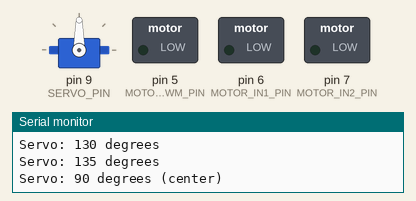
A sketch run on a simulated Arduino Uno, built with avr-gcc and run on an emulated ATmega328P. Parts: servo, switched loads named in the sketch (green lamp = pin HIGH), the last lines printed to the serial monitor.

Above: at 3.0 s.
At 8.0 s:
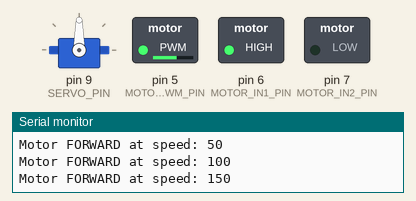
At 12.0 s:
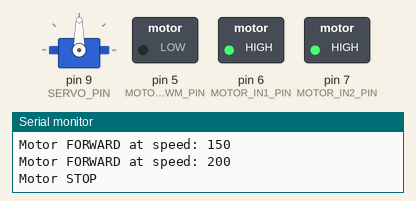
At 16.0 s:
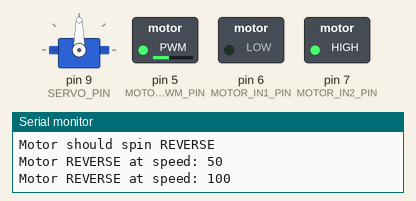
At 20.0 s:
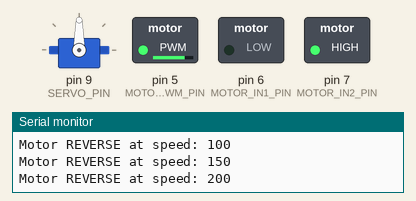
At 38.3 s:
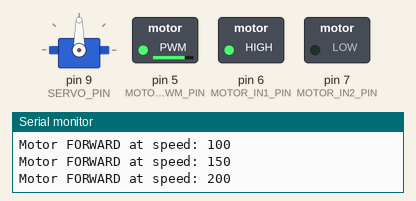
Timing chart, 0 to 39.8 s (numbered marks = the images above):
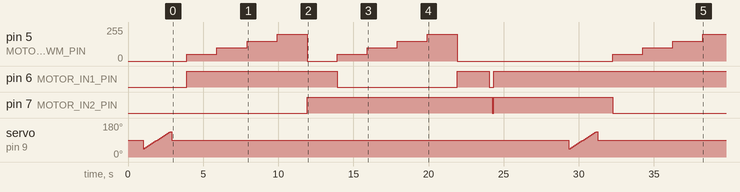

The sketch:

rc_car_hardware_test.ino
```cpp
/*
  RC Car Hardware Test
  Tests servo and motor independently to verify wiring and power

  This sketch will:
  1. Test servo by sweeping 45-135 degrees
  2. Test motor forward at different speeds
  3. Test motor reverse at different speeds
  4. Test motor stop

  Use this to verify your hardware is working before using the main controller
*/

#include <Servo.h>

// Pin Definitions (must match main sketch)
const int SERVO_PIN = 9;
const int MOTOR_PWM_PIN = 5;
const int MOTOR_IN1_PIN = 6;
const int MOTOR_IN2_PIN = 7;

Servo steeringServo;

void setup() {
  Serial.begin(115200);

  // Wait for serial
  while (!Serial && millis() < 3000) {
    delay(10);
  }

  Serial.println("========================================");
  Serial.println("RC Car Hardware Test");
  Serial.println("========================================");
  Serial.println();

  // Initialize pins
  steeringServo.attach(SERVO_PIN);
  pinMode(MOTOR_PWM_PIN, OUTPUT);
  pinMode(MOTOR_IN1_PIN, OUTPUT);
  pinMode(MOTOR_IN2_PIN, OUTPUT);

  Serial.println("Pin Configuration:");
  Serial.print("  Servo: Pin ");
  Serial.println(SERVO_PIN);
  Serial.print("  Motor PWM: Pin ");
  Serial.println(MOTOR_PWM_PIN);
  Serial.print("  Motor IN1: Pin ");
  Serial.println(MOTOR_IN1_PIN);
  Serial.print("  Motor IN2: Pin ");
  Serial.println(MOTOR_IN2_PIN);
  Serial.println();

  delay(1000);
}

void loop() {
  Serial.println("=== TEST 1: Servo Sweep ===");
  Serial.println("Servo should move from left to right");

  // Sweep servo from 45 to 135 degrees
  for (int angle = 45; angle <= 135; angle += 5) {
    steeringServo.write(angle);
    Serial.print("Servo: ");
    Serial.print(angle);
    Serial.println(" degrees");
    delay(100);
  }

  // Return to center
  steeringServo.write(90);
  Serial.println("Servo: 90 degrees (center)");
  delay(1000);

  Serial.println();
  Serial.println("=== TEST 2: Motor Forward ===");
  Serial.println("Motor should spin FORWARD");

  // Test forward at increasing speeds
  digitalWrite(MOTOR_IN1_PIN, HIGH);
  digitalWrite(MOTOR_IN2_PIN, LOW);

  for (int speed = 50; speed <= 200; speed += 50) {
    analogWrite(MOTOR_PWM_PIN, speed);
    Serial.print("Motor FORWARD at speed: ");
    Serial.println(speed);
    delay(2000);
  }

  // Stop motor
  digitalWrite(MOTOR_IN1_PIN, HIGH);
  digitalWrite(MOTOR_IN2_PIN, HIGH);
  analogWrite(MOTOR_PWM_PIN, 0);
  Serial.println("Motor STOP");
  delay(2000);

  Serial.println();
  Serial.println("=== TEST 3: Motor Reverse ===");
  Serial.println("Motor should spin REVERSE");

  // Test reverse at increasing speeds
  digitalWrite(MOTOR_IN1_PIN, LOW);
  digitalWrite(MOTOR_IN2_PIN, HIGH);

  for (int speed = 50; speed <= 200; speed += 50) {
    analogWrite(MOTOR_PWM_PIN, speed);
    Serial.print("Motor REVERSE at speed: ");
    Serial.println(speed);
    delay(2000);
  }

  // Stop motor
  digitalWrite(MOTOR_IN1_PIN, HIGH);
  digitalWrite(MOTOR_IN2_PIN, HIGH);
  analogWrite(MOTOR_PWM_PIN, 0);
  Serial.println("Motor STOP");
  delay(2000);

  Serial.println();
  Serial.println("=== TEST 4: Pin State Verification ===");

  // Test all pin states
  Serial.println("Setting pins and reading back:");

  // Test IN1
  digitalWrite(MOTOR_IN1_PIN, HIGH);
  Serial.print("IN1 set HIGH, read: ");
  Serial.println(digitalRead(MOTOR_IN1_PIN) == HIGH ? "HIGH ✓" : "LOW ✗");
  delay(100);

  digitalWrite(MOTOR_IN1_PIN, LOW);
  Serial.print("IN1 set LOW, read: ");
  Serial.println(digitalRead(MOTOR_IN1_PIN) == LOW ? "LOW ✓" : "HIGH ✗");
  delay(100);

  // Test IN2
  digitalWrite(MOTOR_IN2_PIN, HIGH);
  Serial.print("IN2 set HIGH, read: ");
  Serial.println(digitalRead(MOTOR_IN2_PIN) == HIGH ? "HIGH ✓" : "LOW ✗");
  delay(100);

  digitalWrite(MOTOR_IN2_PIN, LOW);
  Serial.print("IN2 set LOW, read: ");
  Serial.println(digitalRead(MOTOR_IN2_PIN) == LOW ? "LOW ✓" : "HIGH ✗");
  delay(100);

  // Reset to safe state
  digitalWrite(MOTOR_IN1_PIN, HIGH);
  digitalWrite(MOTOR_IN2_PIN, HIGH);
  analogWrite(MOTOR_PWM_PIN, 0);
  steeringServo.write(90);

  Serial.println();
  Serial.println("=== Tests Complete ===");
  Serial.println("If servo/motor didn't move, check:");
  Serial.println("  1. Power supply (servo and motor need external power)");
  Serial.println("  2. Wiring connections");
  Serial.println("  3. Ground connections (all grounds must be connected)");
  Serial.println("  4. Motor driver module is working");
  Serial.println();
  Serial.println("Restarting tests in 5 seconds...");
  Serial.println();
  delay(5000);
}
```

Measured:
- by itself, pin 6 (MOTOR_IN1_PIN): goes HIGH 10.0 s, LOW 8.0 s, HIGH 2.1 s, LOW 0.30 s, then HIGH
- by itself, pin 7 (MOTOR_IN2_PIN): LOW → HIGH at 11.9 s, → LOW 12.3 s later, → HIGH 0.10 s later, → LOW 7.9 s later
- by itself, pin 5 (MOTOR_PWM_PIN): 0/255 → 50/255 at 3.9 s, → 100/255 2.0 s later, → 150/255 2.0 s later, → 200/255 2.0 s later, … (14 changes in this stretch)
